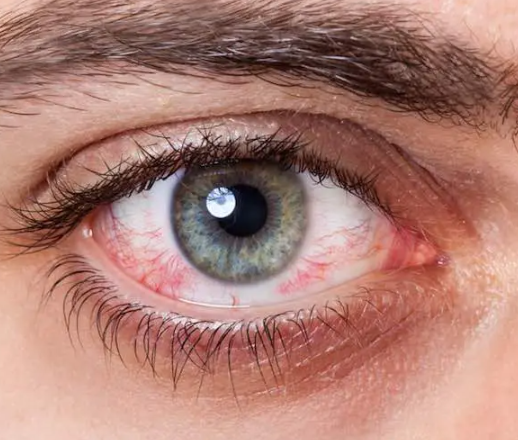
#> input picture python/stringart/image.png, 518 x 440 px
$ python stringart_visual.py image.png
#> lines starting #> are read from the running program, lines starting #| are printed output that depends on the picture; after the words box and inside, x2 and y2 are one past the last pixel; in counts of white or black regions, pixels touching at a corner belong together
import argparse
import math
from PIL import Image, ImageOps, ImageDraw, ImageEnhance
import numpy as np
import matplotlib.pyplot as plt
from matplotlib.animation import FuncAnimation


def circle_crop_grayscale(image_path, size=(500, 500), return_image=False, show=False, contrast=2):
    """
    Load an image, crop it into a circular frame with transparency outside,
    convert it to grayscale, and normalize pixel values to [0, 1].
    Flips intensity so that 1 = black and 0 = white.
    Applies strong contrast adjustment.

    Args:
        image_path (str): Path to the input image.
        size (tuple[int, int], optional): Desired size (width, height).
        return_image (bool): If True, also return the PIL RGBA image.
        show (bool): If True, display the image with matplotlib.
        contrast (float): Contrast adjustment factor (>1 = more contrast).

    Returns:
        np.ndarray: 2D numpy array (flipped grayscale values in [0,1], circle only).
        PIL.Image (optional): Grayscale circular image with transparency.
    """
#> called with image_path = 'image.png', size = (500, 500), return_image = True, show = False, contrast = 2
    # Load and optionally resize
    img = Image.open(image_path).convert("L")  # grayscale directly
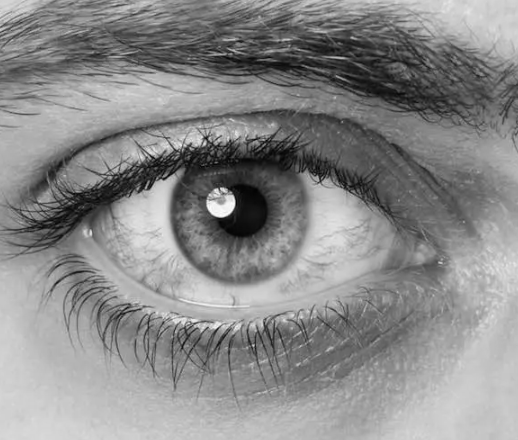
#> img: PIL image 518x440 L; min 2, max 254, mean 138
    if size:
        img = img.resize(size, Image.Resampling.LANCZOS)
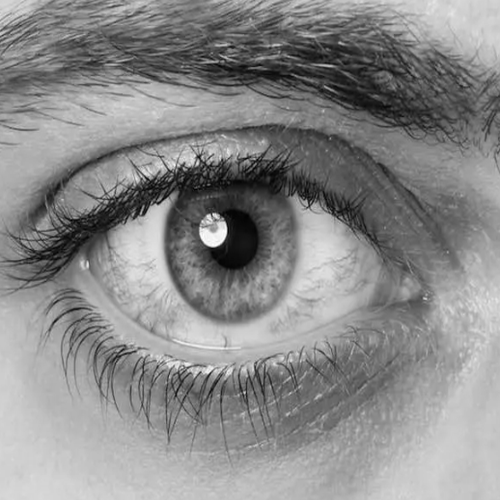
#> img: PIL image 500x500 L; min 0, max 254, mean 138

    # ⚡ Apply contrast enhancement
    enhancer = ImageEnhance.Contrast(img)
    img = enhancer.enhance(contrast)
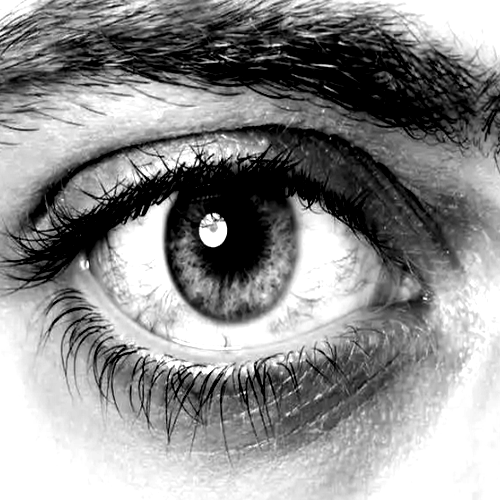
#> img: PIL image 500x500 L; min 0, max 255, mean 140.9

    # Create circular mask
    mask = Image.new("L", img.size, 0)
#> mask: PIL image 500x500 L; every value is 0
    draw = ImageDraw.Draw(mask)
    draw.ellipse((0, 0, img.size[0], img.size[1]), fill=255)

    # Apply mask as alpha channel
    img = img.convert("LA")  # grayscale + alpha
#> img: PIL image 500x500 LA
    img.putalpha(mask)
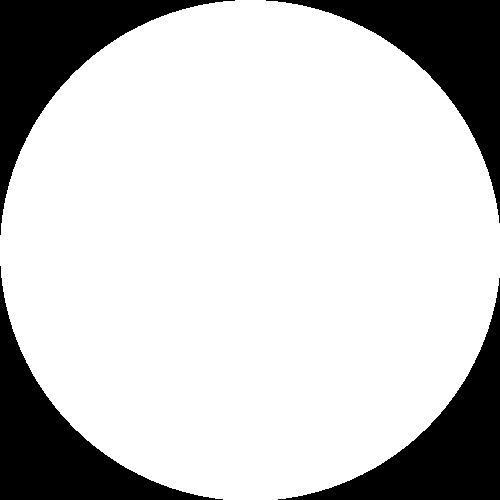
#> mask: PIL image 500x500 L; 78.8% white; 4 black regions, box (x1, y1, x2, y2) and area: (0, 0, 235, 235) 13489, (266, 0, 500, 223) 13254, (0, 266, 223, 500) 13254, (278, 278, 500, 500) 13020
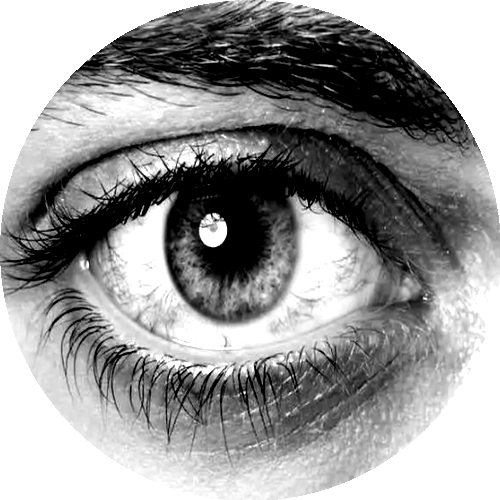
#> img: PIL image 500x500 LA; mean R, G, B, A 140.9, 140.9, 140.9, 200.9; transparent parts drawn white

    # Convert to NumPy (grayscale only, normalize, and flip)
    arr = np.array(img.getchannel("L"), dtype=np.float32) / 255.0
    arr = 1.0 - arr  # 🔄 flip: black = 1, white = 0
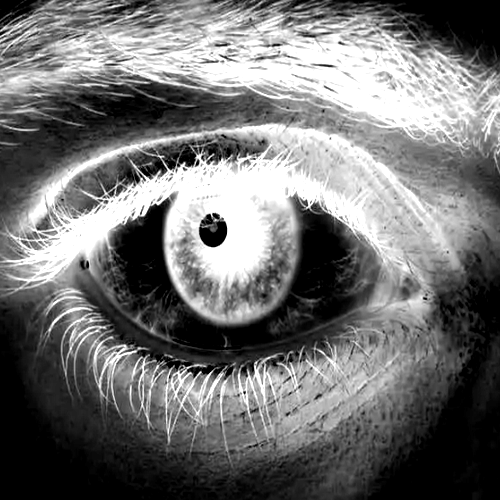
#> arr: shape (500, 500) float32; min 0, max 1, mean 0.447

    # Get alpha mask
    alpha = np.array(img.getchannel("A"))

    # Keep only circular region in NumPy array (others become NaN)
    arr = np.where(alpha > 0, arr, np.nan)
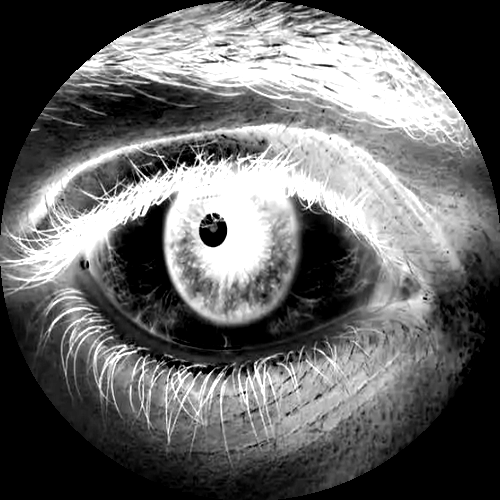
#> arr: shape (500, 500) float32; 21.21% of the values are NaN or infinite; the others: min 0, max 1, mean 0.507; drawn with min black, max white, NaN and infinite black

    if show:
        plt.imshow(arr, cmap="gray", vmin=0, vmax=1)
        plt.axis("off")
        plt.show()

    if return_image:
        return arr, img
    return arr


def get_circunference_points(arr, num_points=250):
    """
    Get pixel coordinates + values along a circular perimeter.

    Args:
        arr (np.ndarray): 2D NumPy array (grayscale, 250x250).
        num_points (int): Number of points around circumference.

    Returns:
        list of tuples: [(x, y, value), ...]
    """
#> called with num_points = 250
    h, w = arr.shape
#> h = 500; w = 500
    center = (w // 2, h // 2)
#> center = (250, 250)
    radius = min(w, h) // 2 - 1
#> radius = 249

    points = []
    for theta in np.linspace(0, 2 * np.pi, num_points, endpoint=False):
        x = int(center[0] + radius * np.cos(theta))
        y = int(center[1] + radius * np.sin(theta))
        value = arr[y, x]
        points.append((x, y, value))
#> this loop made 250 passes
#> value on passes 1 to 3: 0.239, 0.231, 0.153
#> after the loop, points = 250 items, first 6: (499, 250, 0.239), (498, 256, 0.231), (498, 262, 0.153), (498, 268, 0.137), (497, 274, 0.098), (497, 281, 0.0588)

    return points


# [122 lines left out: functions get_line, score, updateCanvas, not called in this run]

class RealTimeLineArt:
    def __init__(self, points, img_route, size=(500, 500), lines=400, update_interval=50):
        """
        Initialize the real-time line art generator.

        Args:
            points: Number of circumference points
            img_route: Path to image
            size: Canvas size
            lines: Number of lines to draw
            update_interval: How often to update display (in milliseconds)
        """
        self.points = points
        self.img_route = img_route
        self.size = size
        self.lines = lines
        self.update_interval = update_interval

        # Check line limit
        if (points * (points - 1) / 2) < lines:
            print(f"Too many lines. Limiting to {int(points * (points - 1) / 2)}")
            self.lines = int(points * (points - 1) / 2)

        # Initialize data
        self.arr, self.img = circle_crop_grayscale(img_route, size=size, return_image=True)
        self.nodes = get_circunference_points(self.arr, num_points=points)
#> self.nodes has the same summary as points in get_circunference_points
        self.canvas = np.full((size[1], size[0]), np.float32(0.0))

        # Initialize algorithm state
        self.done = set()
        self.solution = [(self.nodes[0][0], self.nodes[0][1])]
#> self.solution = [(499, 250)]
        self.current_line = 0

        # Set up the plot
        self.fig, (self.ax1, self.ax2) = plt.subplots(1, 2, figsize=(16, 8))

        # Left plot: Original image
        self.ax1.imshow(self.img)
        self.ax1.set_title("Original Image")
        self.ax1.axis('off')

        # Right plot: Line art in progress
        self.ax2.set_xlim(0, size[0])
        self.ax2.set_ylim(0, size[1])
        self.ax2.invert_yaxis()
        self.ax2.set_title(f"Line Art Progress: 0/{self.lines} lines")
        self.ax2.axis('off')
        self.ax2.set_facecolor('white')

        # Store line objects for efficient updating
        self.line_objects = []

    # [47 lines left out: function update_plot, not called in this run]

    def start_animation(self):
        """Start the real-time animation"""
        print("Starting real-time line art generation...")
        print("Close the plot window to stop the animation.")

        # Create animation
        self.anim = FuncAnimation(
            self.fig,
            self.update_plot,
            interval=self.update_interval,
            blit=False,
            repeat=False,
            cache_frame_data=False
        )

        plt.tight_layout()
        plt.show()

        return self.solution


def greedy_lineart_realtime(points, img_route, size=(500, 500), lines=400, update_interval=5):
    """
    Create a real-time line art visualization.

    Args:
        points: Number of circumference points
        img_route: Path to image
        size: Canvas size
        lines: Number of lines to draw
        update_interval: Animation update interval in milliseconds

    Returns:
        List of (x, y) coordinates of the final line art
    """
    generator = RealTimeLineArt(points, img_route, size, lines, update_interval)
    return generator.start_animation()

if __name__ == "__main__":
    parser = argparse.ArgumentParser(description="Generate greedy line art from an image.")

    parser.add_argument("image_path", type=str, help="Path to the input image.")
    parser.add_argument("--points", type=int, default=250, help="Number of circumference points (default: 250).")
    parser.add_argument("--size", type=int, nargs=2, default=[500, 500], help="Output size as width height (default: 500 500).")
    parser.add_argument("--lines", type=int, default=2000, help="Number of lines to draw (default: 2000).")

    args = parser.parse_args()

    solution = greedy_lineart_realtime(args.points, args.image_path, size=tuple(args.size), lines=args.lines)
#> solution = [(499, 250)]

$ run again, on python/stringart/kamil.png
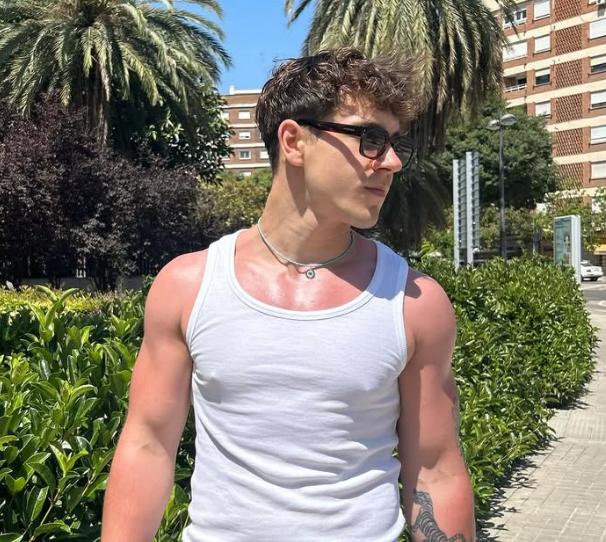
#> input picture python/stringart/kamil.png, 606 x 542 px
#> in circle_crop_grayscale, `img.putalpha(mask)`:
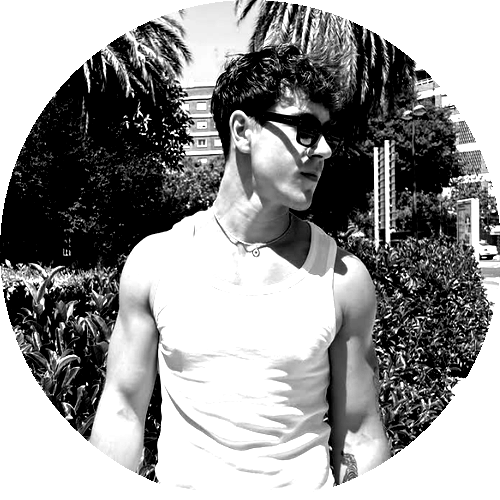
#> img: PIL image 500x500 LA; mean R, G, B, A 122.4, 122.4, 122.4, 200.9; transparent parts drawn white
#> in circle_crop_grayscale, `arr = np.where(alpha > 0, arr, np.nan)`:
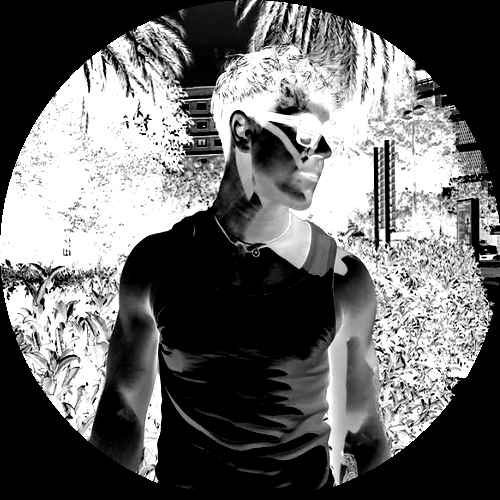
#> arr: shape (500, 500) float32; 21.21% of the values are NaN or infinite; the others: min 0, max 1, mean 0.525; drawn with min black, max white, NaN and infinite black
#> the loop in get_circunference_points, `for theta in np.linspace(0, 2 * np.pi, num_points, endpoint=False):` made 250 passes
#> value on passes 1 to 3: 0.753, 0, 0
#> after the loop in get_circunference_points, `for theta in np.linspace(0, 2 * np.pi, num_points, endpoint=False):`: points = 250 items, first 6: (499, 250, 0.753), (498, 256, 0), (498, 262, 0), (498, 268, 0.392), (497, 274, 0.424), (497, 281, 0)
#> self.nodes has the same summary as points in get_circunference_points
#> self.solution = [(499, 250)]
